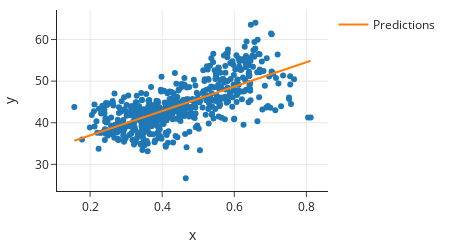

Here is the notebook cell this chart was saved with:
### Markdown cell above
However, this number isn't very easy to interpret on its own---we usually use
the MSE to compare two different models, so we'll return to the MSE later
in the chapter.
Instead, we'll plot the model's predictions
on top of the scatter plot of the data.

### Code cell
fig = px.scatter(x=x_train, y=y_train,
                 width=450, height=250)

pred_x = np.array([x.min(), x.max()])
pred_y = t0 + t1 * pred_x

fig.add_trace(go.Scatter(x=pred_x, y=pred_y, name='Predictions', mode='lines'))
fig

### Figure 1 — Plotly figure (JSON) as saved in the notebook; plotly's stock layout.template omitted (floating-point values rounded to 4 significant figures; data arrays with more than 128 entries replaced by an {"elided": "..."} marker saying what was removed)
{"data": [{"hovertemplate": "x=%{x}<br>y=%{y}<extra></extra>", "legendgroup": "", "marker": {"color": "#1F77B4", "symbol": "circle"}, "mode": "markers", "name": "", "orientation": "v", "showlegend": false, "type": "scatter", "x": {"elided": "564 float values"}, "xaxis": "x", "y": {"elided": "564 float values"}, "yaxis": "y"}, {"mode": "lines", "name": "Predictions", "type": "scatter", "x": [0.1561, 0.812], "y": [35.68, 54.89]}], "layout": {"height": 250, "legend": {"tracegroupgap": 0}, "width": 450, "xaxis": {"anchor": "y", "autorange": true, "domain": [0, 1], "range": [0.108, 0.8601], "title": {"text": "x"}, "type": "linear"}, "yaxis": {"anchor": "x", "autorange": true, "domain": [0, 1], "range": [23.6, 67.1], "title": {"text": "y"}, "type": "linear"}}}
